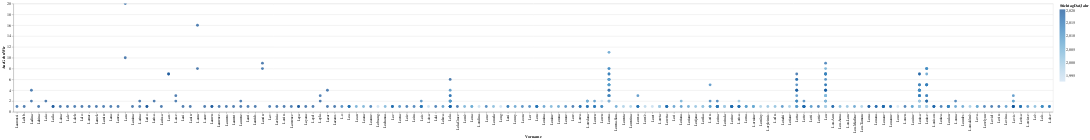

Write notebook code for a chart like this one.
### Code cell
alt.Chart(myGraphic).mark_circle(size=60).encode(
    x='Vorname',
    y='AnzGebuWir',
    color='StichtagDatJahr',
    tooltip=['StichtagDatJahr', 'Vorname', 'FirstTwoLetters','AnzGebuWir']
).interactive() # this makes the axes interactive: now you can zoom & pan

### Figure 1 — Vega-Lite specification as saved in the notebook (floating-point values rounded to 4 significant figures; data arrays with more than 128 entries replaced by an {"elided": "..."} marker saying what was removed)
{"config": {"view": {"continuousWidth": 400, "continuousHeight": 300}}, "data": {"name": "data-9b413cbbc891522139f794b24f12c4b8"}, "mark": {"type": "circle", "size": 60}, "encoding": {"color": {"type": "quantitative", "field": "StichtagDatJahr"}, "tooltip": [{"type": "quantitative", "field": "StichtagDatJahr"}, {"type": "nominal", "field": "Vorname"}, {"type": "nominal", "field": "FirstTwoLetters"}, {"type": "quantitative", "field": "AnzGebuWir"}], "x": {"type": "nominal", "field": "Vorname"}, "y": {"type": "quantitative", "field": "AnzGebuWir"}}, "selection": {"selector003": {"type": "interval", "bind": "scales", "encodings": ["x", "y"]}}, "$schema": "https://vega.github.io/schema/vega-lite/v4.8.1.json", "datasets": {"data-9b413cbbc891522139f794b24f12c4b8": {"elided": "400 records"}}}
